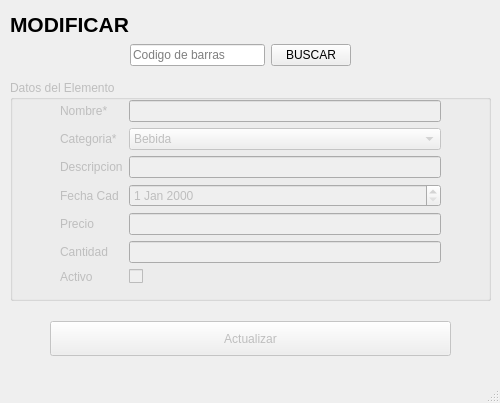
<?xml version="1.0" encoding="UTF-8"?>
<ui version="4.0">
 <class>MainWindow</class>
 <widget class="QMainWindow" name="MainWindow">
  <property name="geometry">
   <rect>
    <x>0</x>
    <y>0</y>
    <width>500</width>
    <height>403</height>
   </rect>
  </property>
  <property name="windowTitle">
   <string>MODIFICAR DATOS DE EMPLEADO</string>
  </property>
  <widget class="QWidget" name="centralwidget">
   <widget class="QLabel" name="lblTitulo">
    <property name="geometry">
     <rect>
      <x>10</x>
      <y>10</y>
      <width>482</width>
      <height>28</height>
     </rect>
    </property>
    <property name="font">
     <font>
      <pointsize>16</pointsize>
      <bold>true</bold>
     </font>
    </property>
    <property name="text">
     <string>MODIFICAR</string>
    </property>
   </widget>
   <widget class="QWidget" name="horizontalLayoutWidget">
    <property name="geometry">
     <rect>
      <x>130</x>
      <y>40</y>
      <width>221</width>
      <height>31</height>
     </rect>
    </property>
    <layout class="QHBoxLayout" name="horizontalLayout">
     <item>
      <widget class="QLineEdit" name="le_codigoEle">
       <property name="text">
        <string/>
       </property>
       <property name="placeholderText">
        <string>Codigo de barras</string>
       </property>
      </widget>
     </item>
     <item>
      <widget class="QPushButton" name="btn_buscar">
       <property name="text">
        <string>BUSCAR</string>
       </property>
      </widget>
     </item>
    </layout>
   </widget>
   <widget class="QGroupBox" name="groupBox">
    <property name="enabled">
     <bool>false</bool>
    </property>
    <property name="geometry">
     <rect>
      <x>10</x>
      <y>80</y>
      <width>481</width>
      <height>221</height>
     </rect>
    </property>
    <property name="title">
     <string>Datos del Elemento</string>
    </property>
    <widget class="QWidget" name="formLayoutWidget">
     <property name="geometry">
      <rect>
       <x>50</x>
       <y>20</y>
       <width>381</width>
       <height>191</height>
      </rect>
     </property>
     <layout class="QFormLayout" name="formLayout">
      <item row="0" column="0">
       <widget class="QLabel" name="label_2">
        <property name="text">
         <string>Nombre* </string>
        </property>
       </widget>
      </item>
      <item row="0" column="1">
       <widget class="QLineEdit" name="le_nombre"/>
      </item>
      <item row="1" column="0">
       <widget class="QLabel" name="lblApellidoPA">
        <property name="text">
         <string>Categoria*</string>
        </property>
       </widget>
      </item>
      <item row="2" column="0">
       <widget class="QLabel" name="lblApellidoMA">
        <property name="text">
         <string>Descripcion</string>
        </property>
       </widget>
      </item>
      <item row="2" column="1">
       <widget class="QLineEdit" name="le_descripcion"/>
      </item>
      <item row="3" column="0">
       <widget class="QLabel" name="label_3">
        <property name="text">
         <string>Fecha Cad</string>
        </property>
       </widget>
      </item>
      <item row="4" column="0">
       <widget class="QLabel" name="label_4">
        <property name="text">
         <string>Precio</string>
        </property>
       </widget>
      </item>
      <item row="4" column="1">
       <widget class="QLineEdit" name="le_precio"/>
      </item>
      <item row="5" column="0">
       <widget class="QLabel" name="label">
        <property name="text">
         <string>Cantidad</string>
        </property>
       </widget>
      </item>
      <item row="5" column="1">
       <widget class="QLineEdit" name="le_cantidad"/>
      </item>
      <item row="6" column="0">
       <widget class="QLabel" name="label_5">
        <property name="text">
         <string>Activo</string>
        </property>
       </widget>
      </item>
      <item row="6" column="1">
       <widget class="QCheckBox" name="cb_activo">
        <property name="text">
         <string/>
        </property>
       </widget>
      </item>
      <item row="3" column="1">
       <widget class="QDateEdit" name="de_fechaCad"/>
      </item>
      <item row="1" column="1">
       <widget class="QComboBox" name="cb_bebida">
        <item>
         <property name="text">
          <string>Bebida</string>
         </property>
        </item>
        <item>
         <property name="text">
          <string>Suplemento</string>
         </property>
        </item>
        <item>
         <property name="text">
          <string>Accesorio</string>
         </property>
        </item>
        <item>
         <property name="text">
          <string>Ropa</string>
         </property>
        </item>
        <item>
         <property name="text">
          <string>Equipo</string>
         </property>
        </item>
       </widget>
      </item>
     </layout>
    </widget>
   </widget>
   <widget class="QWidget" name="layoutWidget">
    <property name="geometry">
     <rect>
      <x>10</x>
      <y>320</y>
      <width>481</width>
      <height>37</height>
     </rect>
    </property>
    <layout class="QHBoxLayout" name="horizontalLayout_2">
     <item>
      <spacer name="hs01">
       <property name="orientation">
        <enum>Qt::Vertical</enum>
       </property>
       <property name="sizeHint" stdset="0">
        <size>
         <width>40</width>
         <height>20</height>
        </size>
       </property>
      </spacer>
     </item>
     <item>
      <widget class="QPushButton" name="btnMoficar">
       <property name="enabled">
        <bool>false</bool>
       </property>
       <property name="minimumSize">
        <size>
         <width>150</width>
         <height>35</height>
        </size>
       </property>
       <property name="text">
        <string>Actualizar</string>
       </property>
      </widget>
     </item>
     <item>
      <spacer name="hs02">
       <property name="orientation">
        <enum>Qt::Vertical</enum>
       </property>
       <property name="sizeHint" stdset="0">
        <size>
         <width>40</width>
         <height>20</height>
        </size>
       </property>
      </spacer>
     </item>
    </layout>
   </widget>
  </widget>
  <widget class="QStatusBar" name="statusbar"/>
 </widget>
 <resources/>
 <connections/>
</ui>
